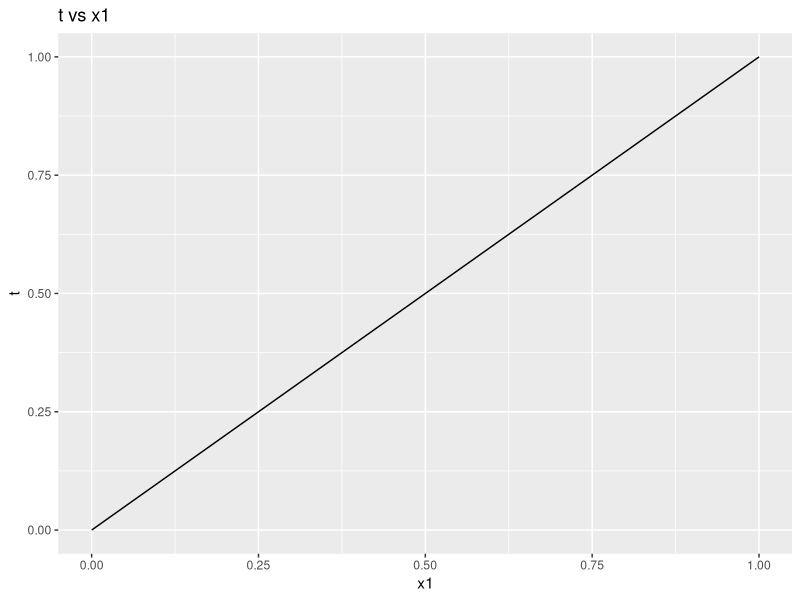
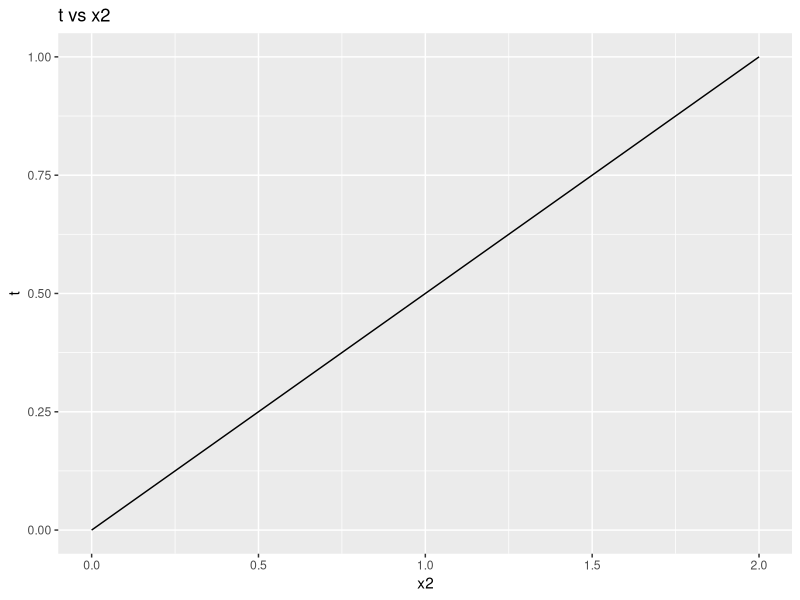
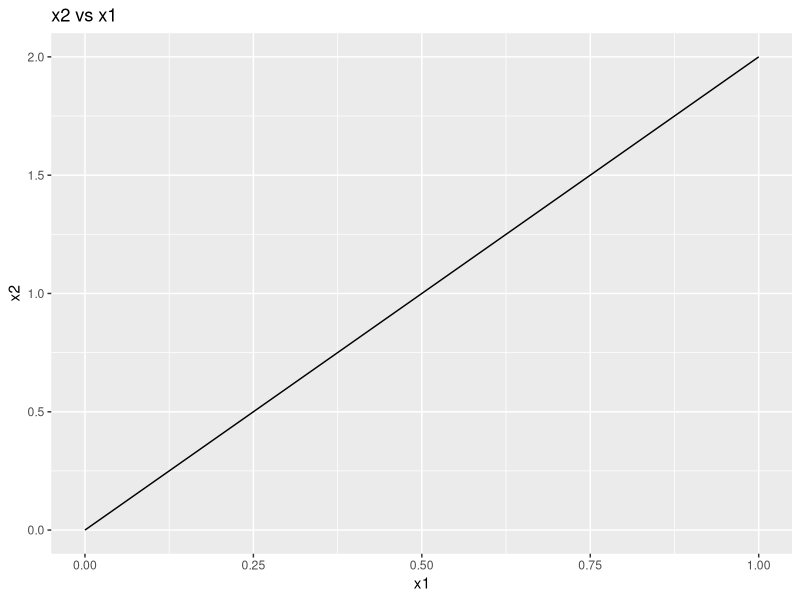
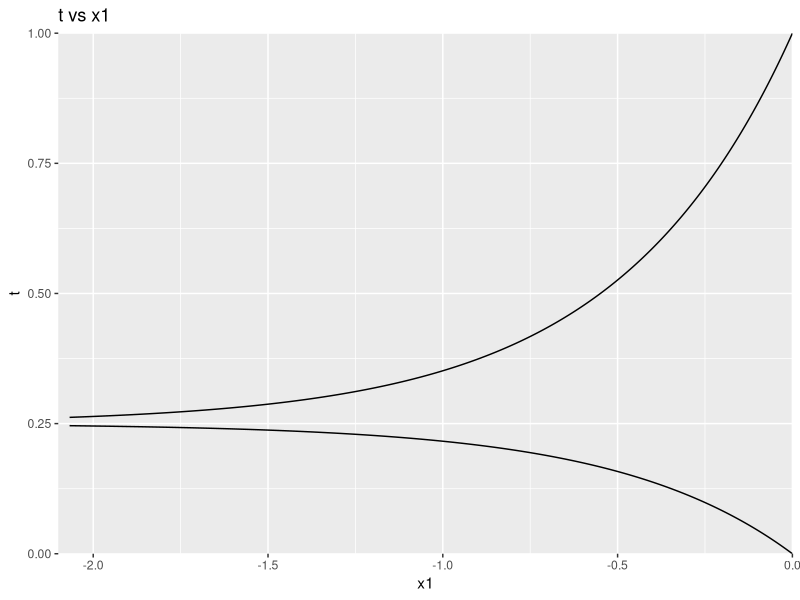
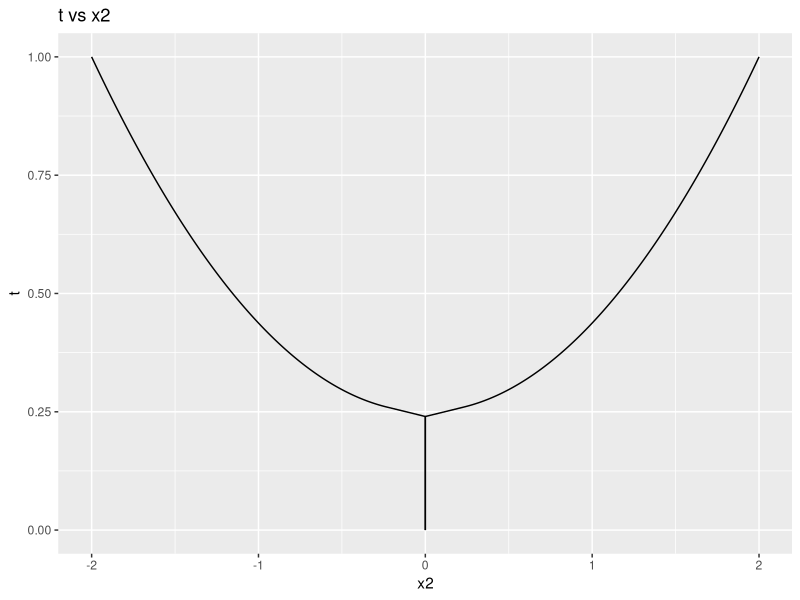

Source code (R) for these figures, in order:
## ---- chunk 1
library(ggplot2)

#create grids to plot
t <- seq(0, 1, 0.001)
x1 <- t

data <- data.frame(t = t, x1 = x1)

x1_path <- ggplot(data, aes(x = x1, y = t)) + geom_line() + ggtitle('t vs x1')

x1_path
## ---- chunk 2
library(ggplot2)

#create grids to plot
t <- seq(0, 1, 0.001)
x2 <- 2*t

data <- data.frame(t = t, x2 = x2)

x2_path <- ggplot(data, aes(x = x2, y = t)) + geom_line() + ggtitle('t vs x2')

x2_path
## ---- chunk 3
library(ggplot2)

#create grids to plot
t <- seq(0, 1, 0.001)
x2 <- 2*t
x1 <- t

data <- data.frame(t = t, x2 = x2, x1 = x1)

x1_x2_path <- ggplot(data, aes(x = x1, y = x2)) + geom_line() + ggtitle('x2 vs x1')

x1_x2_path
## ---- chunk 4
library(ggplot2)

#create grids to plot
t <- c(seq(0, 0.246, 0.001),seq(0.254, 1, 0.001))
x1 <- ifelse(t > 0.25, 0.5*log((4*t-1)/3), 0.5*log(1-4*t))

data <- data.frame(t = t, x1 = x1)

x1_path <- ggplot(data, aes(y = x1, x = t)) + geom_line() + scale_x_continuous(expand=c(0,0), limits = c(0,1)) + scale_y_continuous(expand = c(0,0), limits = c(-2.1,0)) + ggtitle('t vs x1')

x1_path + coord_flip()
## ---- chunk 5
library(ggplot2)

#create grids to plot
t <- c(seq(0, 0.24, 0.001),seq(0.26, 1, 0.001))
x2 <- ifelse(t > 0.25, 2*sqrt((4*t-1)/3), 0)
x2_alt <- ifelse(t > 0.25, -2*sqrt((4*t-1)/3), 0)

data <- data.frame(t = t, x2 = x2, x2_alt = x2_alt)

x2_path <- ggplot(data, aes(x = t)) + geom_line(aes(y = x2)) + geom_line(aes(y = x2_alt)) + ggtitle('t vs x2')

x2_path + coord_flip()
